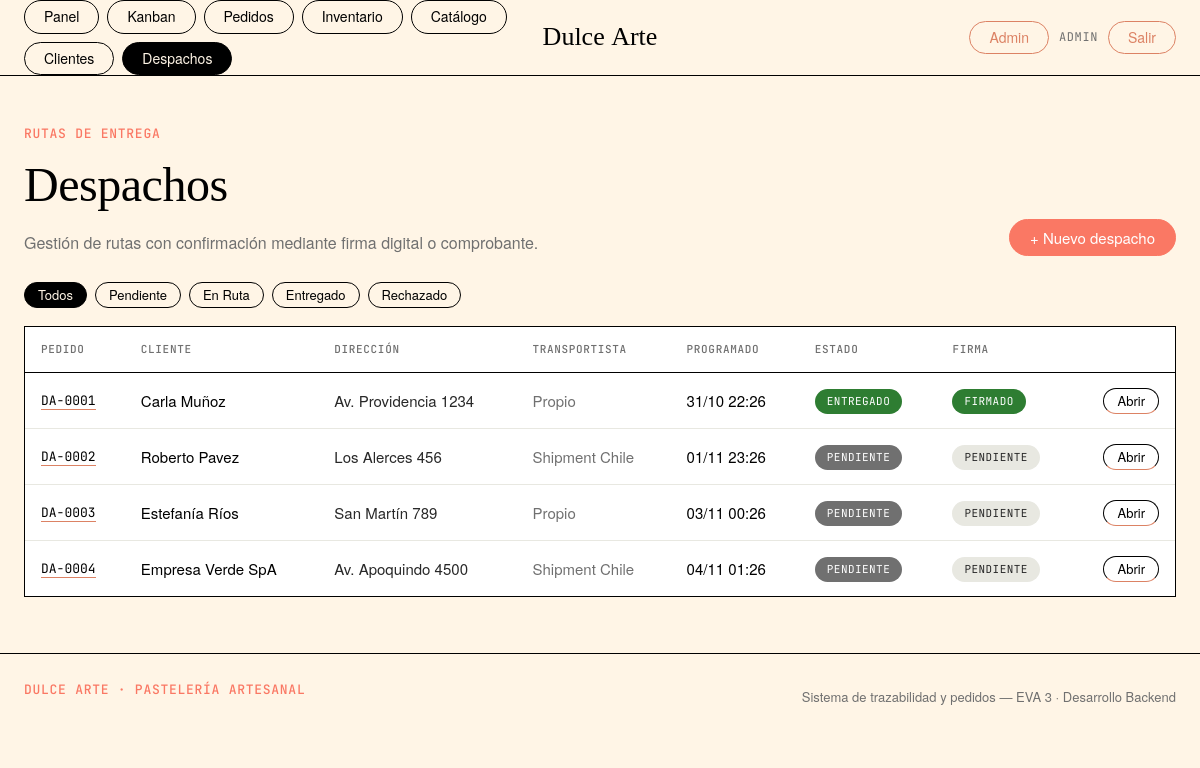
/despachos/ (signed in), run on the app's committed database.
### core/models.py (models this page shows, shortened)
class TimeStampedModel(models.Model):
    creado = models.DateTimeField("creado", auto_now_add=True)
    actualizado = models.DateTimeField("actualizado", auto_now=True)
    class Meta:
        abstract = True
        ordering = ["-creado"]

class Despacho(TimeStampedModel):
    class Estado(models.TextChoices):
        PENDIENTE = "pendiente", "Pendiente"
        EN_RUTA = "en_ruta", "En Ruta"
        ENTREGADO = "entregado", "Entregado"
        RECHAZADO = "rechazado", "Rechazado"
    pedido = models.OneToOneField(
        Pedido,
        on_delete=models.CASCADE,
        related_name="despacho",
        verbose_name="pedido",
    )
    transportista = models.CharField("transportista", max_length=180, blank=True)
    fecha_programada = models.DateTimeField("fecha programada")
    direccion = models.CharField("dirección", max_length=255)
    estado = models.CharField(
        "estado",
        max_length=15,
        choices=Estado.choices,
        default=Estado.PENDIENTE,
    )
    entregado_en = models.DateTimeField("entregado en", null=True, blank=True)
    recibido_por = models.CharField("recibido por", max_length=180, blank=True)
    firma_digital = models.TextField(
        "firma digital",
        blank=True,
        help_text="Firma capturada en canvas (base64) o comprobante.",
    )
    comprobante = models.FileField(
        "comprobante",
        upload_to="comprobantes/%Y/%m/",
        blank=True,
        null=True,
    )
    observaciones = models.TextField("observaciones", blank=True)
    class Meta:
        verbose_name = "despacho"
        verbose_name_plural = "despachos"
        ordering = ["fecha_programada"]
    def get_absolute_url(self):
        return reverse("core:despacho_detalle", args=[self.pk])

class Pedido(TimeStampedModel):
    class Estado(models.TextChoices):
        RECIBIDO = "recibido", "Recibido"
        EN_PREPARACION = "preparacion", "En Preparación"
        HORNEADO = "horneado", "Horneado / Decorado"
        CONTROL = "control", "Control de Calidad"
        LISTO = "listo", "Listo"
    class Prioridad(models.TextChoices):
        NORMAL = "normal", "Normal"
        ALTA = "alta", "Alta"
        URGENTE = "urgente", "Urgente"
    class EstadoDespacho(models.TextChoices):
        PENDIENTE = "pendiente", "Sin despacho"
        EN_RUTA = "en_ruta", "En Ruta"
        ENTREGADO = "entregado", "Entregado"
    numero = models.CharField("número", max_length=20, unique=True, editable=False)
    cliente = models.ForeignKey(
        Cliente,
        on_delete=models.PROTECT,
        related_name="pedidos",
        verbose_name="cliente",
    )
    descripcion_diseño = models.TextField(
        "diseño personalizado",
        help_text="Descripción del diseño: colores, decoración, texto en torta, referencias.",
    )
    ingredientes_especiales = models.TextField(
        "ingredientes especiales",
        blank=True,
        help_text="Alergias, ingredientes adicionales o sustituciones.",
    )
    fecha_entrega = models.DateTimeField("fecha y hora de entrega")
    prioridad = models.CharField(
        "prioridad",
        max_length=10,
        choices=Prioridad.choices,
        default=Prioridad.NORMAL,
    )
    estado = models.CharField(
        "estado",
        max_length=20,
        choices=Estado.choices,
        default=Estado.RECIBIDO,
        db_index=True,
    )
    subtotal = models.DecimalField(
        "subtotal",
        max_digits=10,
        decimal_places=2,
        default=Decimal("0"),
        editable=False,
    )
    descuento = models.DecimalField(
        "descuento",
        max_digits=10,
        decimal_places=2,
        default=Decimal("0"),
        validators=[MinValueValidator(Decimal("0"))],
    )
    total = models.DecimalField(
        "total",
        max_digits=10,
        decimal_places=2,
        default=Decimal("0"),
        editable=False,
    )
    direccion_despacho = models.CharField("dirección de despacho", max_length=255, blank=True)
    estado_despacho = models.CharField(
        "estado de despacho",
        max_length=15,
        choices=EstadoDespacho.choices,
        default=EstadoDespacho.PENDIENTE,
    )
    notas = models.TextField("notas internas", blank=True)
    creador = models.ForeignKey(
        User,
        on_delete=models.SET_NULL,
        null=True,
        blank=True,
        related_name="pedidos_creados",
        verbose_name="creado por",
    )
    insumos_descontados = models.BooleanField(
        "insumos descontados",
        default=False,
        help_text="Marca si el BOM ya descontó el inventario.",
    )
    class Meta:
        verbose_name = "pedido"
        verbose_name_plural = "pedidos"
        ordering = ["fecha_entrega"]
    def get_absolute_url(self):
        return reverse("core:pedido_detalle", args=[self.pk])
    ESTADO_ORDEN = [
        Estado.RECIBIDO,
        Estado.EN_PREPARACION,
        Estado.HORNEADO,
        Estado.CONTROL,
        Estado.LISTO,
    ]

class Cliente(TimeStampedModel):
    nombre = models.CharField("nombre", max_length=180)
    email = models.EmailField("correo", blank=True)
    telefono = models.CharField("teléfono", max_length=30, blank=True)
    direccion = models.CharField("dirección", max_length=255, blank=True)
    comuna = models.CharField("comuna", max_length=120, blank=True)
    notas = models.TextField("notas", blank=True)
    activo = models.BooleanField("activo", default=True)
    class Meta:
        verbose_name = "cliente"
        verbose_name_plural = "clientes"
        ordering = ["nombre"]

### core/views.py (the view)
# urls.py: path("despachos/", views.despachos, name="despachos"),
@login_required
def despachos(request):
    qs = Despacho.objects.select_related("pedido__cliente", "pedido")
    estado = request.GET.get("estado")
    if estado:
        qs = qs.filter(estado=estado)
    ctx = {
        "despachos": qs,
        "estado_activa": estado or "",
        "estados": Despacho.Estado.choices,
    }
    return render(request, "core/despachos.html", ctx)

### core/context_processors.py (called while the page is built)
def rol_usuario(request):
    user = getattr(request, "user", None)
    if user is not None and user.is_authenticated:
        from core.decorators import rol_de
        return {"user_rol": rol_de(user)}
    return {"user_rol": ""}

### core/templatetags/core_tags.py (called while the page is built)
@register.filter
def estado_despacho_badge(valor):
    colores = {
        "pendiente": "#707070",
        "en_ruta": "#dc8264",
        "entregado": "#2e7d32",
        "rechazado": "#c62828",
    }
    color = colores.get(str(valor), "#707070")
    etiqueta = str(valor).replace("_", " ").title()
    return format_html(
        '<span class="badge" style="background:{};color:#fff">{}</span>',
        color,
        etiqueta,
    )

### templates/core/despachos.html (shortened to what this page needs)
{% extends "core/base.html" %}
{% load core_tags %}
{% load humanize %}
{% block content %}
<div class="page-head">
  <div>
    <span class="eyebrow">Rutas de entrega</span>
    <h1>Despachos</h1>
    <p class="muted" style="margin:0">Gestión de rutas con confirmación mediante firma digital o comprobante.</p>
  </div>
  <div class="page-head__actions">
    <a class="btn btn--primary" href="{% url 'admin:core_despacho_add' %}">+ Nuevo despacho</a>
  </div>
</div>
<form class="filters" method="get">
  <div class="chips">
    <a class="pill pill--sm {% if not estado_activa %}pill--active{% endif %}" href="?">Todos</a>
    {% for clave, etiqueta in estados %}
      <a class="pill pill--sm {% if estado_activa == clave %}pill--active{% endif %}"
         href="?estado={{ clave }}">{{ etiqueta }}</a>
    {% endfor %}
  </div>
</form>
{% if despachos %}
<div class="table-wrap">
  <table class="data">
    <thead>
      <tr>
        <th>Pedido</th><th>Cliente</th><th>Dirección</th><th>Transportista</th>
        <th>Programado</th><th>Estado</th><th>Firma</th><th></th>
      </tr>
    </thead>
    <tbody>
      {% for d in despachos %}
      <tr>
        <td class="mono"><a href="{{ d.pedido.get_absolute_url }}">{{ d.pedido.numero }}</a></td>
        <td>{{ d.pedido.cliente.nombre }}</td>
        <td class="soft" style="max-width:230px">{{ d.direccion|truncatechars:48 }}</td>
        <td class="muted">{{ d.transportista|default:"—" }}</td>
        <td class="nowrap">{{ d.fecha_programada|date:"d/m H:i" }}</td>
        <td>{{ d.estado|estado_despacho_badge }}</td>
        <td>{% if d.firma_digital or d.comprobante %}<span class="badge badge--green">Firmado</span>{% else %}<span class="badge badge--gray">Pendiente</span>{% endif %}</td>
        <td class="right"><a class="pill pill--sm" href="{{ d.get_absolute_url }}">Abrir</a></td>
      </tr>
      {% endfor %}
    </tbody>
  </table>
</div>
{% endif %}
{% endblock %}

### templates/core/base.html (shortened to what this page needs)
{% load static %}<!DOCTYPE html>
<html lang="es">
<head>
  <link rel="stylesheet" href="{% static 'css/app.css' %}">
</head>
<body class="{% block body_class %}{% endblock %}">
{% if user.is_authenticated %}
<header class="nav">
  <div class="nav__inner container">
    <nav class="nav__links" aria-label="Principal">
      <a class="pill {% if request.resolver_match.url_name == 'inicio' %}pill--active{% endif %}" href="{% url 'core:inicio' %}">Panel</a>
      {% if user_rol == 'cocina' or user_rol == 'admin' %}
      <a class="pill {% if request.resolver_match.app_name == 'core' and request.resolver_match.url_name in 'pedidos,pedido_detalle,kanban' %}pill--active{% endif %}" href="{% url 'core:kanban' %}">Kanban</a>
      {% endif %}
      <a class="pill {% if request.resolver_match.url_name == 'pedidos' %}pill--active{% endif %}" href="{% url 'core:pedidos' %}">Pedidos</a>
      <a class="pill {% if request.resolver_match.url_name in 'insumos,insumo_detalle' %}pill--active{% endif %}" href="{% url 'core:insumos' %}">Inventario</a>
      <a class="pill {% if request.resolver_match.url_name in 'productos,producto_detalle' %}pill--active{% endif %}" href="{% url 'core:productos' %}">Catálogo</a>
      <a class="pill {% if request.resolver_match.url_name in 'clientes,cliente_detalle' %}pill--active{% endif %}" href="{% url 'core:clientes' %}">Clientes</a>
      <a class="pill {% if request.resolver_match.url_name in 'despachos,despacho_detalle' %}pill--active{% endif %}" href="{% url 'core:despachos' %}">Despachos</a>
    </nav>
    <a class="nav__logo" href="{% url 'core:inicio' %}">Dulce&nbsp;Arte</a>
    <div class="nav__right">
      {% if user.is_staff %}
        <a class="pill pill--quiet" href="{% url 'admin:index' %}" title="Django Admin">Admin</a>
      {% endif %}
      <span class="nav__user">{{ user.first_name|default:user.username }}</span>
      <a class="pill pill--quiet" href="{% url 'core:logout' %}">Salir</a>
    </div>
  </div>
</header>
{% endif %}
<main class="{% block main_class %}container{% endblock %}">
  {% block content %}{% endblock %}
</main>
{% if user.is_authenticated %}
<footer class="footer">
  <div class="container footer__inner">
    <span class="eyebrow">Dulce Arte · Pastelería Artesanal</span>
    <span class="footer__meta">Sistema de trazabilidad y pedidos — EVA 3 · Desarrollo Backend</span>
  </div>
</footer>
{% endif %}
</body>
</html>

### data on the page
Despacho: pedido.numero "DA-0001", pedido.cliente.nombre "Carla Muñoz", direccion "Av. Providencia 1234", transportista "Propio", fecha_programada "31/10 22:26", estado|estado_despacho_badge "ENTREGADO", shows "FIRMADO"
Despacho: pedido.numero "DA-0002", pedido.cliente.nombre "Roberto Pavez", direccion "Los Alerces 456", transportista "Shipment Chile", fecha_programada "01/11 23:26", estado|estado_despacho_badge "PENDIENTE", firma_digital "PENDIENTE"
Despacho: pedido.numero "DA-0003", pedido.cliente.nombre "Estefanía Ríos", direccion "San Martín 789", transportista "Propio", fecha_programada "03/11 00:26", estado|estado_despacho_badge "PENDIENTE", firma_digital "PENDIENTE"
Despacho: pedido.numero "DA-0004", pedido.cliente.nombre "Empresa Verde SpA", direccion "Av. Apoquindo 4500", transportista "Shipment Chile", fecha_programada "04/11 01:26", estado|estado_despacho_badge "PENDIENTE", firma_digital "PENDIENTE"

### other printed values
{{ user.first_name|default:user.username }} "ADMIN"
{{ etiqueta }} "Pendiente" "En Ruta" "Entregado" "Rechazado"
